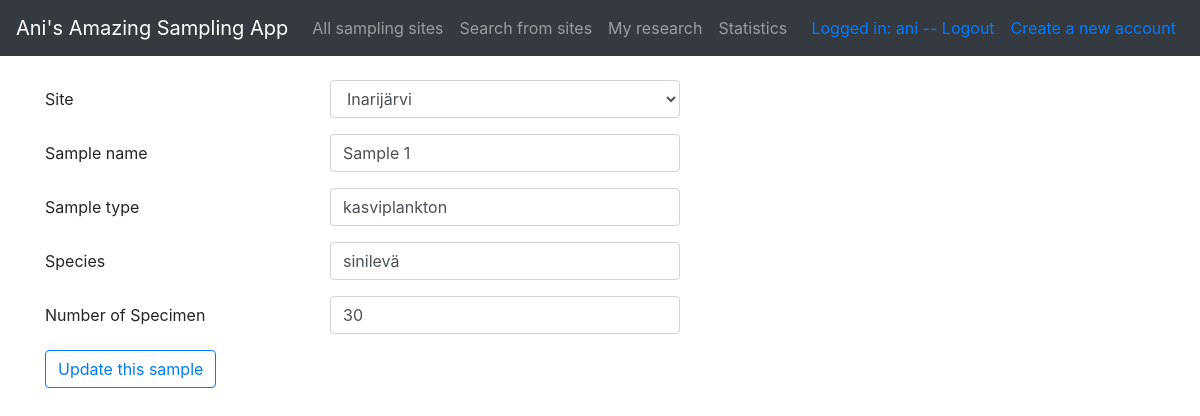
The page /samples/save/1 (signed in) on the database its author committed.
### application/auth/models.py (models this page shows, shortened)
class User(Base):
    __tablename__="account"
    name = db.Column(db.String(144), nullable=False)
    username = db.Column(db.String(144), nullable=False)
    password = db.Column(db.String(144), nullable=False)
    mysites = db.relationship("Site", cascade="all, delete-orphan", secondary=users_sites,
        backref=db.backref('mysites', lazy='dynamic'), single_parent=True)
    mysamples = db.relationship("Sample", cascade="all, delete-orphan", secondary=users_samples,
        backref=db.backref('mysites', lazy='dynamic'), single_parent=True)

### application/samples/models.py (models this page shows, shortened)
class Sample(Base):
    __tablename__="sample"
    samplename = db.Column(db.String(144), nullable=False)
    sampletype = db.Column(db.String(144), nullable=False, index=True)
    species = db.Column(db.String(144), nullable=False, index=True)
    amount = db.Column(db.String(144), nullable=False)
    site_id = db.Column(db.Integer, db.ForeignKey('site.id'),
                           nullable=False)

### application/samples/views.py (the view, shortened to what this page needs)
@app.route("/samples/save/<sample_id>", methods=["GET", "POST"])
@login_required()
def samples_save(sample_id):
    form = EditSampleForm(request.form)
    form.site_id.choices = [(g.id, g.name) for g in Site.query.order_by(Site.name).all()]
    s = Sample.query.filter_by(id=sample_id).first()
    if not form.validate_on_submit():
        return render_template("samples/edit.html", sample=s, form=form)

### application/samples/forms.py
class EditSampleForm(FlaskForm):
    site_id = SelectField("Site", coerce=int)
    samplename = StringField("Sample name", [validators.Length(min=2, max=20)])
    sampletype = StringField("Sample type", [validators.Length(min=2, max=20)])
    species = StringField("Species", [validators.Length(min=2, max=40)])
    amount = StringField("Number of Specimen", [validators.Length(min=1, max=4)])
    class Meta:
        csrf = False

### application/__init__.py (called while the page is built)
def login_required(role="ANY"):
    def wrapper(fn):
        @wraps(fn)
        def decorated_view(*args, **kwargs):
            if not current_user:
                return login_manager.unauthorized()
            if not current_user.is_authenticated:
                return login_manager.unauthorized()
            unauthorized = False
            if role != "ANY":
                unauthorized = True
                for user_role in current_user.roles():
                    if user_role == role:
                        unauthorized = False
                        break
            if unauthorized:
                return login_manager.unauthorized()
            return fn(*args, **kwargs)
        return decorated_view
    return wrapper

@login_manager.user_loader
def load_user(user_id):
    return User.query.get(user_id)

### application/templates/samples/edit.html (shortened to what this page needs)
{% extends "layout.html" %}
{% block body %}
<form method="POST" action="{{ url_for('samples_save', sample_id=sample.id)}}">
    <div class="form-group row">
        <label for="siteName" class="col-sm-3 col-form-label">Site</label>
        <div class="col-4">
            {{ form.site_id(class="form-control") }}
        </div>
        <div>
        </div>
    </div>
    <div class="form-group row">
        <label for="sampleName" class="col-sm-3 col-form-label">Sample name</label>
        <div class="col-4">
            {{ form.samplename(value=sample.samplename, class="form-control") }}
        </div>
        <div>
        </div>
    </div>
    <div class="form-group row">
        <label for="sampleType" class="col-sm-3 col-form-label">Sample type</label>
        <div class="col-4">
            {{ form.sampletype(value=sample.sampletype, class="form-control") }}
        </div>
        <div>
        </div>
    </div>
    <div class="form-group row">
        <label for="sampleSpecies" class="col-sm-3 col-form-label">Species</label>
        <div class="col-4">
            {{ form.species(value=sample.species, class="form-control") }}
        </div>
        <div>
        </div>
    </div>
    <div class="form-group row">
        <label for="sampleAmount" class="col-sm-3 col-form-label">Number of Specimen</label>
        <div class="col-4">
            {{ form.amount(value=sample.amount, class="form-control") }}
        </div>
        <div>
        </div>
    </div>
    <div class="form-group row">
        <div class="col-4">
            <input type="submit" value="Update this sample" class="btn btn-outline-primary" />
        </div>
    </div>
</form>
{% endblock %}

### application/templates/layout.html (shortened to what this page needs)
<!DOCTYPE html>
<html>
<head>
  <link rel="stylesheet" href="https://maxcdn.bootstrapcdn.com/bootstrap/4.0.0/css/bootstrap.min.css"
>
</head>
<body>
  <nav class="navbar navbar-expand-md navbar-dark bg-dark mb-4">
    <a class="navbar-brand" href={{ url_for('index') }}>Ani's Amazing Sampling App</a>
    <div class="collapse navbar-collapse" id="navbarCollapse">
      <ul class="navbar-nav mr-auto">
        <li class="nav-item">
          <a class="nav-link" href="{{ url_for('sites_index') }} ">All sampling sites</a>
        </li>
        <li class="nav-item">
          <a class="nav-link" href="{{ url_for('sites_search') }}">Search from sites</a>
        </li>
        {% if current_user.is_authenticated %}
        <li class="nav-item">
          <a class="nav-link" href="{{ url_for('auth_account') }} ">My research</a>
        </li>
        <li class="nav-item">
          <a class="nav-link" href="{{ url_for('see_statistics') }} ">Statistics</a>
        </li>
        {% endif %}
      </ul>
      <div class="form-inline mt-2 mt-md-0 ml-auto">
        <ul class="navbar-nav ml-auto">
          <li class="nav-item active px-2">
            {% if current_user.is_authenticated %}
            <a href="{{ url_for('auth_logout') }}">Logged in: {{ current_user.name }} -- Logout</a>
            {% else %}
            <a href="{{ url_for('auth_login') }}">Login</a>
            {% endif %}
          </li>
          <li class="nav-item active px-2">
            <a href="{{ url_for('auth_form') }}">Create a new account</a>
          </li>
        </ul>
      </div>
  </nav>
  <main role="main" class="container">
    {% block body %}{% endblock %}
  </main>
</body>
</html>

### rows shown on the page
User: name "ani"
Sample: site_id "Inarijärvi", samplename "Sample 1", sampletype "kasviplankton", species "sinilevä", amount "30"
